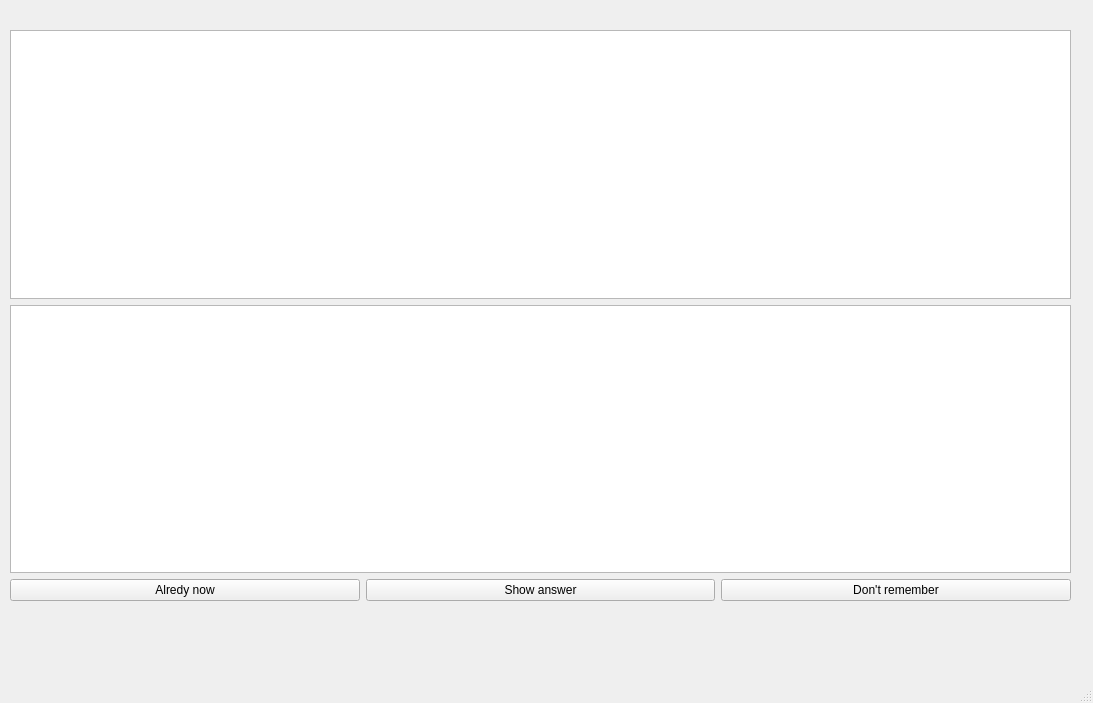
<?xml version="1.0" encoding="UTF-8"?>
<ui version="4.0">
 <class>SubWindow</class>
 <widget class="QMainWindow" name="SubWindow">
  <property name="geometry">
   <rect>
    <x>0</x>
    <y>0</y>
    <width>1093</width>
    <height>703</height>
   </rect>
  </property>
  <property name="windowTitle">
   <string>MainWindow</string>
  </property>
  <widget class="QWidget" name="centralwidget">
   <widget class="QWidget" name="layoutWidget">
    <property name="geometry">
     <rect>
      <x>10</x>
      <y>30</y>
      <width>1061</width>
      <height>571</height>
     </rect>
    </property>
    <layout class="QVBoxLayout" name="verticalLayout_2">
     <item>
      <layout class="QVBoxLayout" name="verticalLayout">
       <item>
        <widget class="QTextBrowser" name="textBrowser"/>
       </item>
       <item>
        <widget class="QTextEdit" name="textEdit"/>
       </item>
      </layout>
     </item>
     <item>
      <layout class="QHBoxLayout" name="horizontalLayout">
       <item>
        <widget class="QPushButton" name="pushButton">
         <property name="text">
          <string>Alredy now</string>
         </property>
        </widget>
       </item>
       <item>
        <widget class="QPushButton" name="pushButton_2">
         <property name="text">
          <string>Show answer</string>
         </property>
        </widget>
       </item>
       <item>
        <widget class="QPushButton" name="pushButton_3">
         <property name="text">
          <string>Don't remember</string>
         </property>
        </widget>
       </item>
      </layout>
     </item>
    </layout>
   </widget>
  </widget>
  <widget class="QMenuBar" name="menubar">
   <property name="geometry">
    <rect>
     <x>0</x>
     <y>0</y>
     <width>1093</width>
     <height>22</height>
    </rect>
   </property>
  </widget>
  <widget class="QStatusBar" name="statusbar"/>
 </widget>
 <resources/>
 <connections/>
</ui>
